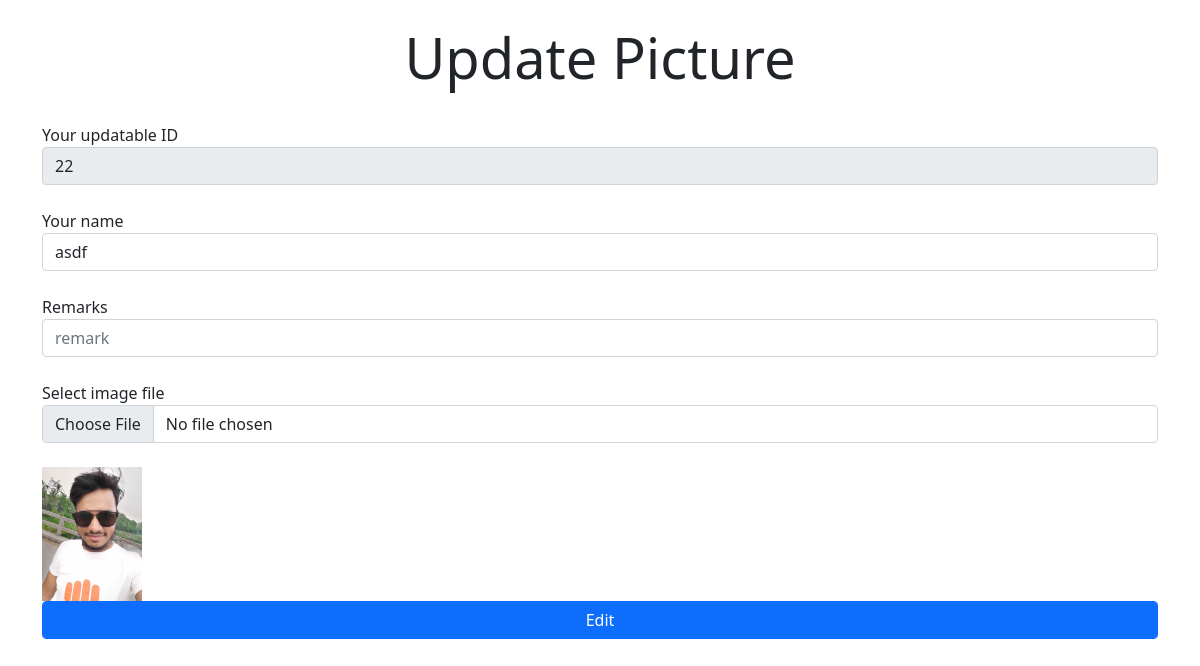
Screenshot of /PictureWork/updatePicture.php?id=22 with the database file from the repository.
### tables this page shows
CREATE TABLE `pictureinfo` (
  `id` int(11) NOT NULL,
  `name` varchar(255) DEFAULT NULL,
  `image` varchar(60) NOT NULL,
  `Remark` varchar(255) DEFAULT NULL
);

### PictureWork/updatePicture.php (the view, shortened to what this page needs)
<!DOCTYPE html>
<html lang="en">
<head>
    <link href="https://cdn.jsdelivr.net/npm/bootstrap@5.0.2/dist/css/bootstrap.min.css" rel="stylesheet">
</head>
<body>
        <div class="container">
            <div class="row text-center">
                <h1 class="display-4  py-4">Update Picture</h1>
            </div>
        </div>
    <div class="container">
    <?php
        include "PDB.php" ;
        $id = $_GET['id'];
        $query = "SELECT * FROM pictureinfo WHERE id = '$id'";
        $query_result = mysqli_query($connection, $query);
        if(mysqli_num_rows($query_result) > 0)
        {
            foreach($query_result as $row)
            {
                ?>
            <form action="updatePictureBack.php" method="post" enctype="multipart/form-data">
                <div class="form-group">
                    <label for="id" >Your updatable ID</label>
                    <input type="text" value="<?php echo $row['id']; ?>" name="id" id="id" class="form-control" placeholder="Please select the item" disabled ><br>
                    <label for="name" >Your name</label>
                    <input type="text" value="<?php echo $row['name']; ?>" name="fileName" id="name" class="form-control" placeholder="type you name" ><br>
                    <label for="remark" >Remarks</label>
                    <input type="text" value="<?php echo $row['Remark']; ?>" name="remark" id="remark" class="form-control" placeholder="remark" ><br>
                    <label for="image" >Select image file</label>
                    <input type="file" name="my_image" id="image" class="form-control" ><br>
                    <img src="<?php echo "Pic/".$row['image']; ?>" width="100px" alt="not found!">
                    <input type="submit" name="btnInsert" id="btnEdit" class="btn btn-primary form-control" value="Edit">
                    <br><br>
                </div>
            </form>
                <?php
            }
        }
        else
        {
            echo "No record found";
        }
        ?>
    </div>
</body>
</html>

### rows the page displays
pictureinfo: id "22", fileName "asdf", image (picture)
